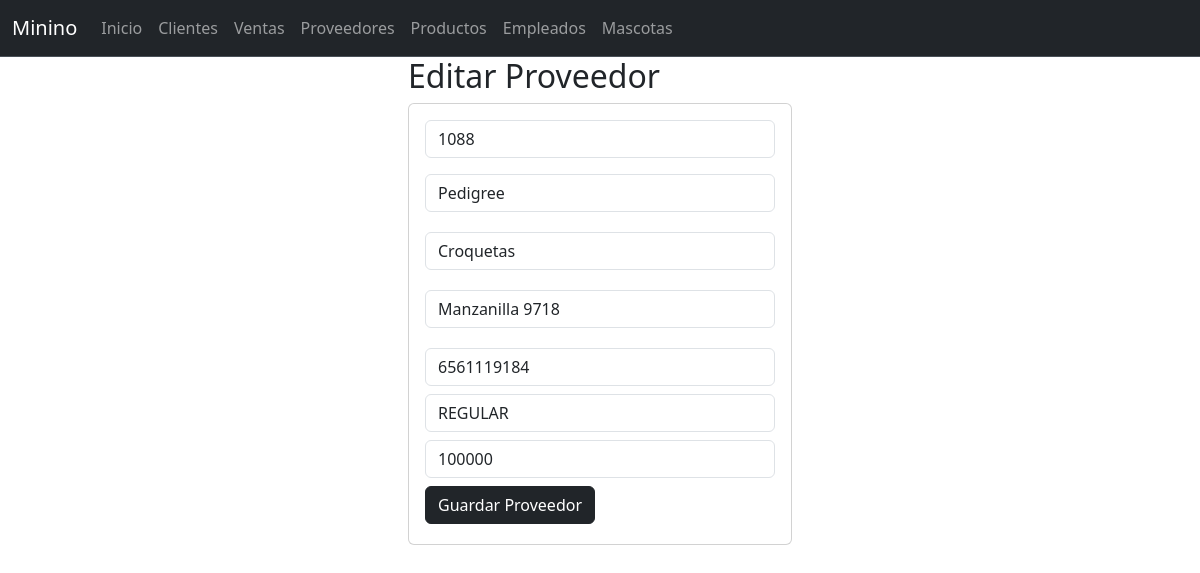
Page /seleccionarProveedor/1088 on the committed database.
### proveedor_app/models.py (models this page shows, shortened)
class Proveedor(models.Model):
    codigo=models.PositiveSmallIntegerField(primary_key=True,max_length=60)
    nombre=models.CharField(max_length=100)
    productos=models.CharField(max_length=60)
    direccion=models.CharField(max_length=60)
    telefono=models.PositiveIntegerField()
    frecuencia=models.CharField(max_length=60)
    pagos=models.SmallIntegerField()

### proveedor_app/views.py (the view)
# urls.py: path("seleccionarProveedor/<codigo>",views.seleccionarProveedor,name="seleccionarProveedor"),
def seleccionarProveedor(request,codigo):
    proveedor=Proveedor.objects.get(codigo=codigo)
    return render(request,"editarProveedor.html",{"misproveedores":proveedor})

### proveedor_app/templates/editarProveedor.html
{% extends "base.html" %}
{% block cuerpo %}
<div class="row">
    <div class="col-md-4 offset-md-4">
        <h2>Editar Proveedor</h2>
        <div class="card">
            <div class="card-body">
                <form action="/editarProveedor/" method="POST"> {% csrf_token %}
                    <div class="form-group">
                        <input type="text" id="txtcodigo" name="txtcodigo" class="form-control" value="{{misproveedores.codigo}}" minlength="1" maxlength="6" readonly required>
                    </div>
                    <div class="form-group py-3">
                            <input type="text" id="txtnombre" name="txtnombre" class="form-control" value="{{misproveedores.nombre}}" maxlength="100" required>
                        </div>
                    <div class="form-group py-1">
                        <input type="text" id="txtproductos" name="txtproductos" class="form-control" minlength="1" maxlength="9" value="{{misproveedores.productos}}" required>
                    </div>
                    <div class="form-group py-3">
                        <input type="text" id="txtdireccion" name="txtdireccion" class="form-control" value="{{misproveedores.direccion}}" maxlength="100" required>
                    </div>
                    <div class="form-group py-1">
                        <input type="text" id="txttelefono" name="txttelefono" class="form-control" minlength="1" maxlength="9" value="{{misproveedores.telefono}}" required>
                    </div>
                    <div class="form-group py-1">
                        <input type="text" id="txtfrecuencia" name="txtfrecuencia" class="form-control" minlength="1" maxlength="9" value="{{misproveedores.frecuencia}}" required>
                    </div>
                    <div class="form-group py-1">
                        <input type="text" id="txtpagos" name="txtpagos" class="form-control" minlength="1" maxlength="9" value="{{misproveedores.pagos}}" required>
                    </div>
                    <div class="form-group py-1">
                        <button type="submit" class="btn btn-dark">Guardar Proveedor</button>
                    </div>
                </form>
            </div>
        </div>
    </div>
</div>
{% endblock %}

### rows in the picture
Proveedor: txtcodigo "1088", txtnombre "Pedigree", txtproductos "Croquetas", txtdireccion "Manzanilla 9718", txttelefono "6561119184", txtfrecuencia "REGULAR", txtpagos "100000"
